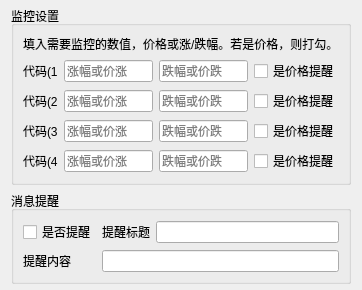
<?xml version="1.0" encoding="UTF-8"?>
<ui version="4.0">
 <class>Monitor</class>
 <widget class="QWidget" name="Monitor">
  <property name="geometry">
   <rect>
    <x>0</x>
    <y>0</y>
    <width>356</width>
    <height>244</height>
   </rect>
  </property>
  <property name="windowTitle">
   <string>Monitor</string>
  </property>
  <layout class="QGridLayout" name="gridLayout_3">
   <property name="topMargin">
    <number>6</number>
   </property>
   <property name="bottomMargin">
    <number>6</number>
   </property>
   <item row="1" column="0">
    <widget class="QGroupBox" name="groupBox">
     <property name="title">
      <string>消息提醒</string>
     </property>
     <layout class="QGridLayout" name="gridLayout">
      <item row="0" column="0">
       <widget class="QCheckBox" name="checkBox">
        <property name="text">
         <string>是否提醒</string>
        </property>
       </widget>
      </item>
      <item row="1" column="0">
       <widget class="QLabel" name="label_2">
        <property name="text">
         <string>提醒内容</string>
        </property>
       </widget>
      </item>
      <item row="0" column="2">
       <widget class="QLineEdit" name="lineEdit"/>
      </item>
      <item row="0" column="1">
       <widget class="QLabel" name="label">
        <property name="text">
         <string>提醒标题</string>
        </property>
       </widget>
      </item>
      <item row="1" column="1" colspan="2">
       <widget class="QLineEdit" name="lineEdit_2"/>
      </item>
     </layout>
    </widget>
   </item>
   <item row="0" column="0">
    <widget class="QGroupBox" name="groupBox_2">
     <property name="title">
      <string>监控设置</string>
     </property>
     <layout class="QGridLayout" name="gridLayout_2">
      <item row="3" column="1">
       <widget class="QLineEdit" name="lineEdit_7">
        <property name="placeholderText">
         <string>涨幅或价涨</string>
        </property>
       </widget>
      </item>
      <item row="4" column="1">
       <widget class="QLineEdit" name="lineEdit_9">
        <property name="placeholderText">
         <string>涨幅或价涨</string>
        </property>
       </widget>
      </item>
      <item row="4" column="0">
       <widget class="QLabel" name="label_6">
        <property name="text">
         <string>代码(4</string>
        </property>
       </widget>
      </item>
      <item row="2" column="2">
       <widget class="QLineEdit" name="lineEdit_6">
        <property name="placeholderText">
         <string>跌幅或价跌</string>
        </property>
       </widget>
      </item>
      <item row="3" column="2">
       <widget class="QLineEdit" name="lineEdit_8">
        <property name="placeholderText">
         <string>跌幅或价跌</string>
        </property>
       </widget>
      </item>
      <item row="1" column="1">
       <widget class="QLineEdit" name="lineEdit_3">
        <property name="placeholderText">
         <string>涨幅或价涨</string>
        </property>
       </widget>
      </item>
      <item row="2" column="3">
       <widget class="QCheckBox" name="checkBox_3">
        <property name="text">
         <string>是价格提醒</string>
        </property>
       </widget>
      </item>
      <item row="1" column="2">
       <widget class="QLineEdit" name="lineEdit_4">
        <property name="placeholderText">
         <string>跌幅或价跌</string>
        </property>
       </widget>
      </item>
      <item row="1" column="0">
       <widget class="QLabel" name="label_3">
        <property name="text">
         <string>代码(1</string>
        </property>
       </widget>
      </item>
      <item row="3" column="3">
       <widget class="QCheckBox" name="checkBox_4">
        <property name="text">
         <string>是价格提醒</string>
        </property>
       </widget>
      </item>
      <item row="3" column="0">
       <widget class="QLabel" name="label_5">
        <property name="text">
         <string>代码(3</string>
        </property>
       </widget>
      </item>
      <item row="1" column="3">
       <widget class="QCheckBox" name="checkBox_2">
        <property name="text">
         <string>是价格提醒</string>
        </property>
       </widget>
      </item>
      <item row="4" column="2">
       <widget class="QLineEdit" name="lineEdit_10">
        <property name="placeholderText">
         <string>跌幅或价跌</string>
        </property>
       </widget>
      </item>
      <item row="2" column="1">
       <widget class="QLineEdit" name="lineEdit_5">
        <property name="placeholderText">
         <string>涨幅或价涨</string>
        </property>
       </widget>
      </item>
      <item row="4" column="3">
       <widget class="QCheckBox" name="checkBox_5">
        <property name="text">
         <string>是价格提醒</string>
        </property>
       </widget>
      </item>
      <item row="2" column="0">
       <widget class="QLabel" name="label_4">
        <property name="text">
         <string>代码(2</string>
        </property>
       </widget>
      </item>
      <item row="0" column="0" colspan="4">
       <widget class="QLabel" name="label_7">
        <property name="text">
         <string>填入需要监控的数值，价格或涨/跌幅。若是价格，则打勾。</string>
        </property>
       </widget>
      </item>
     </layout>
    </widget>
   </item>
  </layout>
 </widget>
 <resources/>
 <connections/>
</ui>
